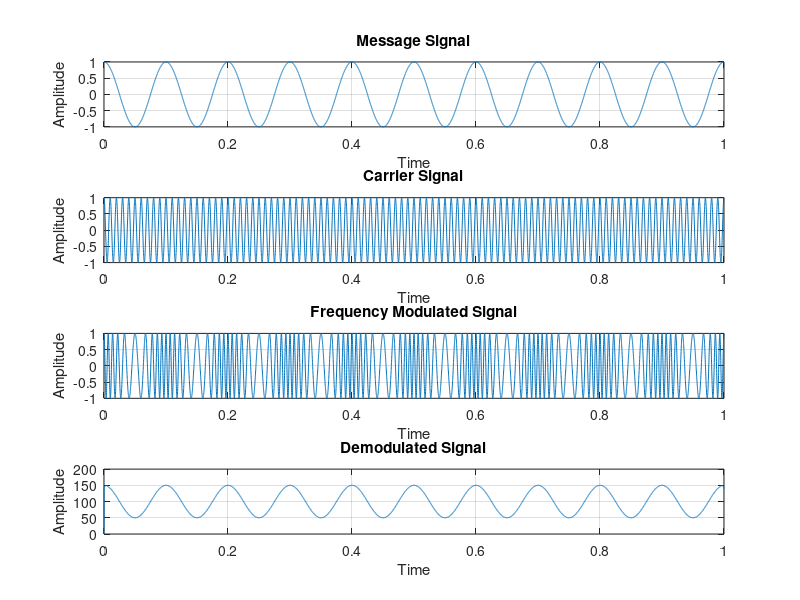

Source code (MATLAB):
clc;
clear all;
close all;

% Parameters
fm = 10;          % Message signal frequency in Hz
fc = 100;         % Carrier signal frequency in Hz
mod_index = 5;    % Modulation index
t = 0:0.0001:1;   % Time vector

% Message signal (modulating signal)
mt = cos(2 * pi * fm * t);

% Carrier signal
ct = cos(2 * pi * fc * t);

% Frequency Modulated (FM) signal
st = cos(2 * pi * fc * t + mod_index * sin(2 * pi * fm * t));

% Frequency demodulation
demod_signal = [0 diff(unwrap(angle(hilbert(st))))] / (2 * pi * 0.0001); % Differentiate phase and scale

% Plot the message signal
subplot(4,1,1);
plot(t, mt);
title('Message Signal');
xlabel('Time');
ylabel('Amplitude');
grid on;

% Plot the carrier signal
subplot(4,1,2);
plot(t, ct);
title('Carrier Signal');
xlabel('Time');
ylabel('Amplitude');
grid on;

% Plot the frequency modulated signal
subplot(4,1,3);
plot(t, st);
title('Frequency Modulated Signal');
xlabel('Time');
ylabel('Amplitude');
grid on;

% Plot the demodulated signal
subplot(4,1,4);
plot(t, demod_signal);
title('Demodulated Signal');
xlabel('Time');
ylabel('Amplitude');
grid on;
